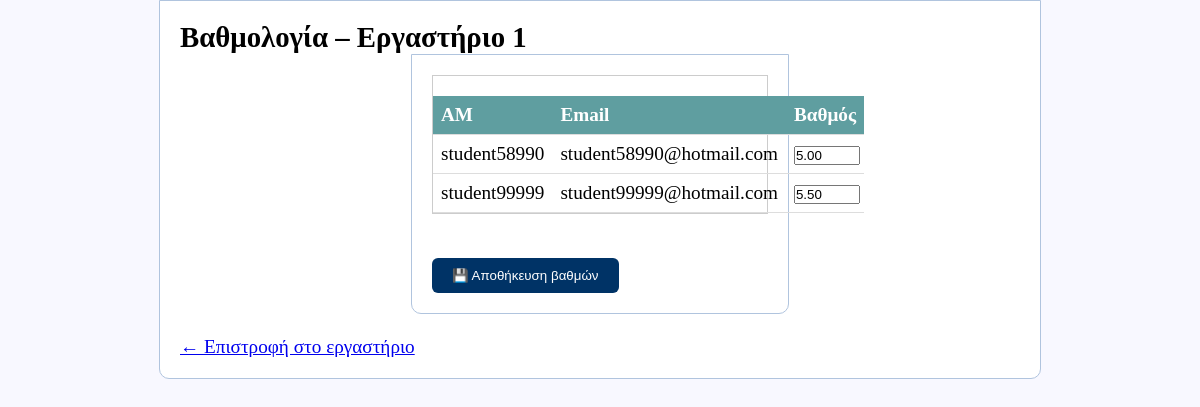
Screenshot of /students/grades.php?section_id=1 (signed in) with the database file from the repository.
### tables this page shows
CREATE TABLE `sections` (
  `id` int(11) NOT NULL,
  `day` varchar(20) NOT NULL,
  `time` varchar(20) NOT NULL,
  `max_students` int(11) NOT NULL,
  `name` varchar(50) DEFAULT NULL
);

CREATE TABLE `registrations` (
  `id` int(11) NOT NULL,
  `am` varchar(50) NOT NULL,
  `section_id` int(11) NOT NULL,
  `created_at` timestamp NOT NULL DEFAULT current_timestamp(),
  `grade` decimal(4,2) DEFAULT NULL
);

CREATE TABLE `users` (
  `am` varchar(50) NOT NULL,
  `email` varchar(150) NOT NULL,
  `user_type` enum('user','admin') NOT NULL DEFAULT 'user',
  `password` varchar(255) NOT NULL,
  `section_id` int(11) DEFAULT NULL
);

### students/functions.php (called while the page is built, shortened)
<?php
$db = mysqli_connect('localhost', 'root', '', 'm_users');
function getLabById($id) {
    global $db;
    $id = (int)$id;
    $result = mysqli_query($db, "SELECT * FROM sections WHERE id = $id LIMIT 1");
    if ($result && mysqli_num_rows($result) > 0) {
        return mysqli_fetch_assoc($result);
    }
    return false;
}
function isAdmin()
{
	if (isset($_SESSION['user']) && $_SESSION['user']['user_type'] == 'admin' ) {
		return true;
	}else{
		return false;
	}
}

### students/grades.php (the view, shortened to what this page needs)
<?php
include('functions.php');
$section_id = (int)$_GET['section_id'];
$lab = getLabById($section_id);
$query = "SELECT u.am, u.email, r.grade
          FROM registrations r
          JOIN users u ON u.am = r.am
          WHERE r.section_id = $section_id
          ORDER BY u.am";
$result = mysqli_query($db, $query);
?>
<!DOCTYPE html>
<html lang="el">
<head>
<link rel="stylesheet" href="style.css">
</head>
<body>
<div class="content" style="width:70%; overflow:auto;">
    <h2>Βαθμολογία – <?= htmlspecialchars($lab['name']) ?></h2>
    <?php if (isAdmin()): ?><form method="post"><?php endif; ?>
   <div style="display: block; border: 1px solid #ccc;">
    <table>
            <thead>
                <tr>
                    <th>ΑΜ</th>
                    <th>Email</th>
                    <th>Βαθμός</th>
                </tr>
            </thead>
            <tbody>
            <?php if (mysqli_num_rows($result) > 0): ?>
                <?php while ($row = mysqli_fetch_assoc($result)): ?>
                <tr>
                    <td><?= htmlspecialchars($row['am']) ?></td>
                    <td><?= htmlspecialchars($row['email']) ?></td>
                    <td>
                        <?php if (isAdmin()): ?>
                        <input type="number"
                               name="grades[<?= htmlspecialchars($row['am']) ?>]"
                               step="0.1"
                               min="0"
                               max="10"
                               value="<?= $row['grade'] ?>">
                        <?php else: ?>
                        <?= $row['grade'] !== null ? $row['grade'] : '—' ?>
                        <?php endif; ?>
                    </td>
                </tr>
                <?php endwhile; ?>
            <?php else: ?>
                <tr>
                    <td colspan="3">Δεν υπάρχουν εγγεγραμμένοι φοιτητές</td>
                </tr>
            <?php endif; ?>
            </tbody>
        </table>
    </div>
    <?php if (isAdmin()): ?>
    <br><br>
    <button type="submit" name="save_grades"
            style="padding:10px 20px; background:#003366; color:white; border:none; border-radius:6px;">
        💾 Αποθήκευση βαθμών
    </button>
    </form>
    <?php endif; ?>
    <br>
    <a href="lab.php?id=<?= $lab['id'] ?>">← Επιστροφή στο εργαστήριο</a>
</div>
</body>
</html>

### students/style.css (style rules this page uses)
* { margin: 0px; padding: 0px; }
body { font-size: 120%; background: #F8F8FF; }
form, .content { width: 40%; margin: 0px auto; padding: 20px; border: 1px solid #B0C4DE; background: white; border-radius: 0px 0px 10px 10px; }

### students/grades.php (style rules this page uses)
table { width: 100%; border-collapse: collapse; margin-top: 20px; }
th, td { border-bottom: 1px solid #ddd; padding: 8px; text-align: left; word-wrap: break-word; }
th { background: #5F9EA0; color: white; }
input[type=number] { width: 100%; max-width: 80px; }

### rows the page displays
sections: name "Εργαστήριο 1"
registrations: am.am "student58990", am.email "student58990@hotmail.com", grade "5.00"
registrations: am.am "student99999", am.email "student99999@hotmail.com", grade "5.50"
